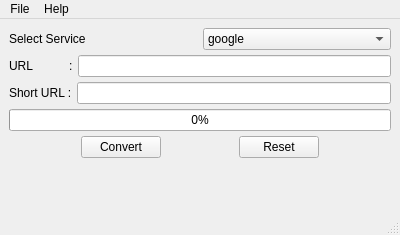
<?xml version="1.0" encoding="UTF-8"?>
<ui version="4.0">
 <class>MainWindow</class>
 <widget class="QMainWindow" name="MainWindow">
  <property name="windowModality">
   <enum>Qt::ApplicationModal</enum>
  </property>
  <property name="geometry">
   <rect>
    <x>0</x>
    <y>0</y>
    <width>400</width>
    <height>235</height>
   </rect>
  </property>
  <property name="sizePolicy">
   <sizepolicy hsizetype="Preferred" vsizetype="Preferred">
    <horstretch>0</horstretch>
    <verstretch>0</verstretch>
   </sizepolicy>
  </property>
  <property name="minimumSize">
   <size>
    <width>400</width>
    <height>235</height>
   </size>
  </property>
  <property name="maximumSize">
   <size>
    <width>16777215</width>
    <height>235</height>
   </size>
  </property>
  <property name="windowTitle">
   <string>NixURL</string>
  </property>
  <property name="windowIcon">
   <iconset resource="nixurl.qrc">
    <normaloff>:/images/images/nixicon.png</normaloff>:/images/images/nixicon.png</iconset>
  </property>
  <property name="locale">
   <locale language="English" country="India"/>
  </property>
  <property name="documentMode">
   <bool>false</bool>
  </property>
  <property name="unifiedTitleAndToolBarOnMac">
   <bool>true</bool>
  </property>
  <widget class="QWidget" name="centralwidget">
   <layout class="QHBoxLayout" name="horizontalLayout_6">
    <item>
     <layout class="QVBoxLayout" name="verticalLayout">
      <property name="spacing">
       <number>5</number>
      </property>
      <item>
       <layout class="QHBoxLayout" name="horizontalLayout_4">
        <item>
         <widget class="QLabel" name="label_3">
          <property name="text">
           <string>Select Service      </string>
          </property>
         </widget>
        </item>
        <item>
         <widget class="QComboBox" name="comboservice">
          <item>
           <property name="text">
            <string>google</string>
           </property>
          </item>
          <item>
           <property name="text">
            <string>TinyURL</string>
           </property>
          </item>
          <item>
           <property name="text">
            <string>bit.ly</string>
           </property>
          </item>
         </widget>
        </item>
       </layout>
      </item>
      <item>
       <layout class="QHBoxLayout" name="horizontalLayout">
        <item>
         <widget class="QLabel" name="label">
          <property name="text">
           <string>URL           :</string>
          </property>
         </widget>
        </item>
        <item>
         <widget class="QLineEdit" name="texturl">
          <property name="minimumSize">
           <size>
            <width>200</width>
            <height>0</height>
           </size>
          </property>
          <property name="toolTip">
           <string/>
          </property>
          <property name="dragEnabled">
           <bool>true</bool>
          </property>
         </widget>
        </item>
       </layout>
      </item>
      <item>
       <layout class="QHBoxLayout" name="horizontalLayout_2">
        <item>
         <widget class="QLabel" name="label_2">
          <property name="text">
           <string>Short URL :</string>
          </property>
         </widget>
        </item>
        <item>
         <widget class="QLineEdit" name="textshorturl">
          <property name="minimumSize">
           <size>
            <width>200</width>
            <height>0</height>
           </size>
          </property>
          <property name="dragEnabled">
           <bool>false</bool>
          </property>
         </widget>
        </item>
       </layout>
      </item>
      <item>
       <layout class="QHBoxLayout" name="horizontalLayout_5">
        <item>
         <widget class="QProgressBar" name="convertprogress">
          <property name="value">
           <number>0</number>
          </property>
         </widget>
        </item>
       </layout>
      </item>
      <item>
       <layout class="QHBoxLayout" name="horizontalLayout_3">
        <item>
         <spacer name="horizontalSpacer">
          <property name="orientation">
           <enum>Qt::Horizontal</enum>
          </property>
          <property name="sizeHint" stdset="0">
           <size>
            <width>40</width>
            <height>20</height>
           </size>
          </property>
         </spacer>
        </item>
        <item>
         <widget class="QPushButton" name="buttonurlconvert">
          <property name="text">
           <string>Convert</string>
          </property>
         </widget>
        </item>
        <item>
         <spacer name="horizontalSpacer_3">
          <property name="orientation">
           <enum>Qt::Horizontal</enum>
          </property>
          <property name="sizeHint" stdset="0">
           <size>
            <width>40</width>
            <height>20</height>
           </size>
          </property>
         </spacer>
        </item>
        <item>
         <widget class="QPushButton" name="buttonreset">
          <property name="text">
           <string>Reset</string>
          </property>
         </widget>
        </item>
        <item>
         <spacer name="horizontalSpacer_2">
          <property name="orientation">
           <enum>Qt::Horizontal</enum>
          </property>
          <property name="sizeHint" stdset="0">
           <size>
            <width>40</width>
            <height>20</height>
           </size>
          </property>
         </spacer>
        </item>
       </layout>
      </item>
      <item>
       <spacer name="verticalSpacer">
        <property name="orientation">
         <enum>Qt::Vertical</enum>
        </property>
        <property name="sizeType">
         <enum>QSizePolicy::Expanding</enum>
        </property>
        <property name="sizeHint" stdset="0">
         <size>
          <width>0</width>
          <height>0</height>
         </size>
        </property>
       </spacer>
      </item>
     </layout>
    </item>
   </layout>
  </widget>
  <widget class="QMenuBar" name="menubar">
   <property name="geometry">
    <rect>
     <x>0</x>
     <y>0</y>
     <width>400</width>
     <height>25</height>
    </rect>
   </property>
   <widget class="QMenu" name="menuFile">
    <property name="title">
     <string>File</string>
    </property>
    <addaction name="actionNew"/>
    <addaction name="actionQuit"/>
   </widget>
   <widget class="QMenu" name="menuHelp">
    <property name="title">
     <string>Help</string>
    </property>
    <addaction name="actionAbout"/>
   </widget>
   <addaction name="menuFile"/>
   <addaction name="menuHelp"/>
  </widget>
  <widget class="QStatusBar" name="statusbar"/>
  <action name="actionQuit">
   <property name="text">
    <string>Quit</string>
   </property>
   <property name="shortcut">
    <string>Ctrl+Q</string>
   </property>
   <property name="shortcutContext">
    <enum>Qt::WindowShortcut</enum>
   </property>
   <property name="menuRole">
    <enum>QAction::NoRole</enum>
   </property>
   <property name="iconVisibleInMenu">
    <bool>false</bool>
   </property>
  </action>
  <action name="actionAbout">
   <property name="icon">
    <iconset resource="nixurl.qrc">
     <normaloff>:/images/images/nixicon.png</normaloff>:/images/images/nixicon.png</iconset>
   </property>
   <property name="text">
    <string>About</string>
   </property>
   <property name="iconVisibleInMenu">
    <bool>true</bool>
   </property>
  </action>
  <action name="actionPreferences">
   <property name="text">
    <string>Preferences</string>
   </property>
  </action>
  <action name="actionNew">
   <property name="icon">
    <iconset resource="nixurl.qrc">
     <normaloff>:/images/images/filenew.png</normaloff>:/images/images/filenew.png</iconset>
   </property>
   <property name="text">
    <string>New</string>
   </property>
   <property name="shortcut">
    <string>Ctrl+N</string>
   </property>
   <property name="iconVisibleInMenu">
    <bool>true</bool>
   </property>
  </action>
 </widget>
 <resources>
  <include location="nixurl.qrc"/>
 </resources>
 <connections>
  <connection>
   <sender>actionQuit</sender>
   <signal>triggered()</signal>
   <receiver>MainWindow</receiver>
   <slot>close()</slot>
   <hints>
    <hint type="sourcelabel">
     <x>-1</x>
     <y>-1</y>
    </hint>
    <hint type="destinationlabel">
     <x>199</x>
     <y>103</y>
    </hint>
   </hints>
  </connection>
 </connections>
</ui>
